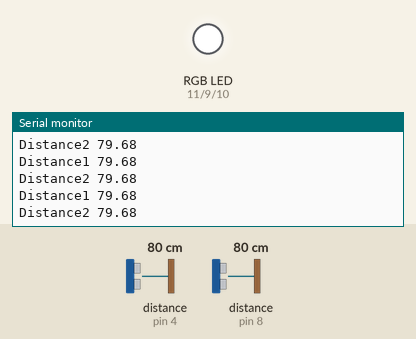
Recording of a sketch running on a simulated Arduino Uno, built with avr-gcc and run on an emulated ATmega328P. On the bench: an RGB LED mixed from three pins (HIGH = lit), the last lines printed to the serial monitor. Wiring (inferred from the names in the program): 2 × ultrasonic range finder: trigger pin 5, echo pin 4 / trigger pin 7, echo pin 8. Inputs (shaded band) come from the test bench; at power-on: distance to the obstacle (sensors on pin 4, pin 8) 80 cm. The echo pulse lasts 58.3 µs per cm; pins used as bus, display or sensor lines are not drawn.

Above: at 1.2 s.
1.3 s: distance to the obstacle (sensor on pin 4) set to 2 cm
At 2.0 s:
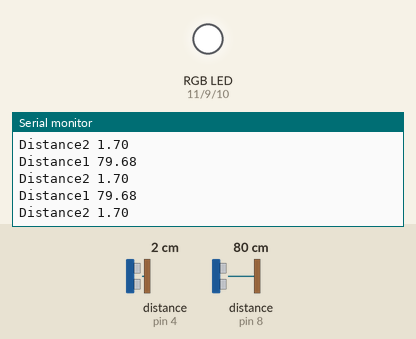
4.3 s: distance to the obstacle (sensor on pin 8) set to 9 cm
At 5.1 s:
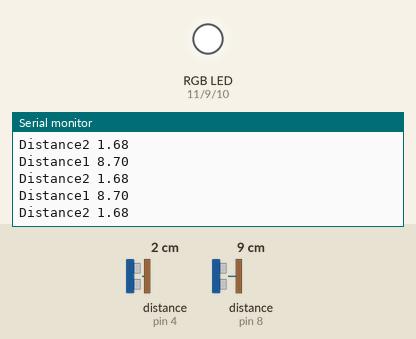
7.3 s: distance to the obstacle (sensor on pin 4) set to 35 cm
At 8.2 s:
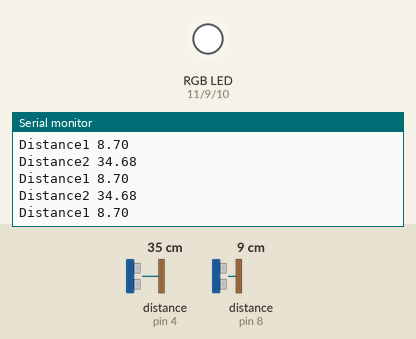
10.3 s: distance to the obstacle (sensor on pin 8) set to 18 cm
At 11.2 s:
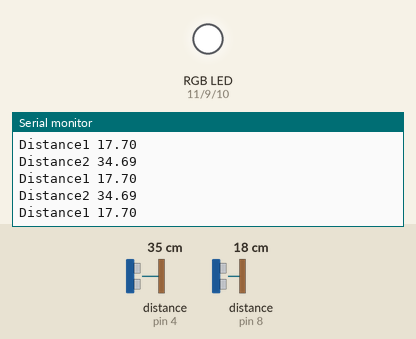
Timing chart, 0 to 13.3 s (numbered marks = the images above; inputs shaded):
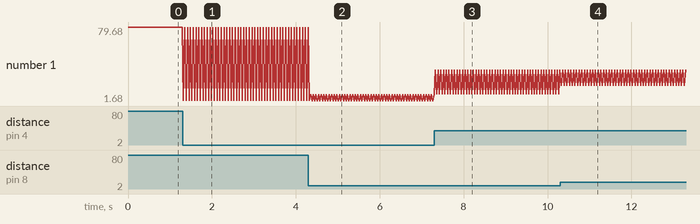

The sketch:

dbb.ino
```cpp
/*
 * HC-SR04 example sketch
 *
 * https://create.arduino.cc/projecthub/Isaac100/getting-started-with-the-hc-sr04-ultrasonic-sensor-036380
 *
 * by Isaac100
 */

// *Interfacing RGB LED with Arduino
// * Author: Osama Ahmed

//Defining  variable and the GPIO pin on Arduino
int redPin= 11;
int greenPin = 9;
int  bluePin = 10;

int a = 0, b = 0, c = 0;

int value = 0;

const int trigPin1 = 7;
const int echoPin1 = 8;

const int trigPin2 = 5;
const int echoPin2 = 4;

float duration1, duration2, distance1, distance2;

void setup() {
  pinMode(trigPin1, OUTPUT);
  pinMode(echoPin1, INPUT);
  pinMode(trigPin2, OUTPUT);
  pinMode(echoPin2, INPUT);
  pinMode(redPin,  OUTPUT);
  pinMode(greenPin, OUTPUT);
  pinMode(bluePin, OUTPUT);
  Serial.begin(9600);
  setColor(0, 0, 0);
}

void loop() {

  if (Serial.available() >= 3) {

    int redValue = Serial.read();
    int greenValue = Serial.read();
    int blueValue = Serial.read();

    setColor(redValue, greenValue, blueValue);
  }

  value = Serial.read();
  // if (value == 2)
  // {
  //   setColor(90, 210, 10);
  // }
  if (value == 0)
  {
    setColor(0, 0, 0);
  }

  // if (value == 1)
  // {
  //   setColor(80, 210, 255);
  // }
  // if (value == 0)
  // {
  //   setColor(0, 0, 0);
  // }

  // Serial.println(value);
  // setColor(80, 210, 255);
  digitalWrite(trigPin1, LOW);
  delayMicroseconds(2);
  digitalWrite(trigPin1, HIGH);
  delayMicroseconds(10);
  digitalWrite(trigPin1, LOW);

  duration1 = pulseIn(echoPin1, HIGH);
  distance1 = (duration1*.0343)/2;
  Serial.print("Distance1 ");
  Serial.println(distance1);
  delay(30);

  digitalWrite(trigPin2, LOW);
  delayMicroseconds(2);
  digitalWrite(trigPin2, HIGH);
  delayMicroseconds(10);
  digitalWrite(trigPin2, LOW);


  duration2 = pulseIn(echoPin2, HIGH);
  distance2 = (duration2*.0343)/2;
  Serial.print("Distance2 ");
  Serial.println(distance2);
  delay(30);
}


void setColor(int redValue, int greenValue,  int blueValue) {
  analogWrite(redPin, 255 - redValue);
  analogWrite(greenPin,  255 - greenValue);
  analogWrite(bluePin, 255 - blueValue);
}

void setColor1(int redValue, int greenValue,  int blueValue) {
  analogWrite(redPin, 80);
  analogWrite(greenPin, 90);
  analogWrite(bluePin, 255);
}
```

Measured:
- after the input at 1.3 s, the serial monitor: prints a new line at once (image 1)
- after the input at 4.3 s, the serial monitor: prints a new line after 0.06 s (image 2)
- after the input at 7.3 s, the serial monitor: prints a new line at once (image 3)
- after the input at 10.3 s, the serial monitor: prints a new line at once (image 4)
- plotted number 1: 79.68 → 8.7 after the input at 4.3 s, 8.7 → 34.68 after the input at 7.3 s, 34.68 → 34.69 after the input at 10.3 s
